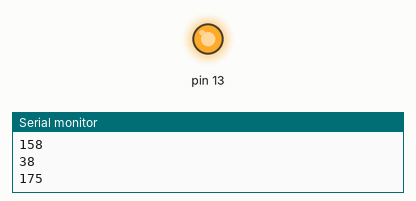
The sketch below on a simulated Arduino Uno, built with avr-gcc and run on an emulated ATmega328P. Parts: output pins drawn as LEDs (lit = HIGH), the last lines printed to the serial monitor. Random numbers use the default seed unless the sketch sets one.

Above: at 1.0 s.
At 36.5 s:
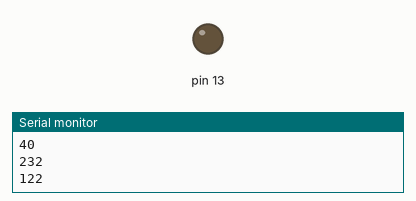
Timing chart, 0 to 40.0 s (numbered marks = the images above):
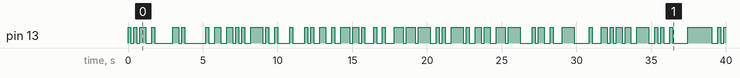

Measured:
- by itself, pin 13: LOW → HIGH at 0.00 s, → LOW 0.20 s later, → HIGH 0.20 s later, → LOW 0.20 s later, … (101 changes in this stretch)

The sketch:

EX5.ino
```cpp
void setup() {
  // put your setup code here, to run once:

pinMode(13, OUTPUT);

Serial.begin(9600);
}

void loop() {
  // put your main code here, to run repeatedly:


int numero = random(0,255);

analogWrite(13,numero);

Serial.println(numero);

delay(200);


}
```
